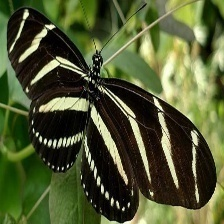
#> input picture dataset/test/Image_10.jpg, 224 x 224 px; its folder holds only this picture in this run
$ python image_classifier_nn.py
#> lines starting #> are read from the running program, lines starting #| are printed output that depends on the picture
import numpy as np
import os
import cv2
from sklearn.model_selection import train_test_split

# Activation functions
def relu(x):
    return np.maximum(0, x)

def relu_derivative(x):
    return (x > 0).astype(float)

def softmax(x):
    exp_x = np.exp(x - np.max(x, axis=1, keepdims=True))
    return exp_x / np.sum(exp_x, axis=1, keepdims=True)

# Convolutional Layer
class ConvLayer:
    # [61 lines left out: functions __init__, forward, backward, not called in this run]

# Fully Connected Layer
class FullyConnected:
    # [22 lines left out: functions __init__, forward, backward, not called in this run]

# Softmax Layer
class SoftmaxLayer:
    # [27 lines left out: functions __init__, forward, backward, not called in this run]

# Dataset Loader
def load_dataset(dataset_path, max_images=1000):
#> called with dataset_path = 'dataset', max_images = 1000
    images = []
    labels = []
    for label in sorted(os.listdir(dataset_path)):
        label_path = os.path.join(dataset_path, label)
        if os.path.isdir(label_path):
            for img_file in os.listdir(label_path):
                if len(images) >= max_images:
                    break
                img_path = os.path.join(label_path, img_file)
                if img_file == '.DS_Store':
                    continue
                img = cv2.imread(img_path, cv2.IMREAD_GRAYSCALE)
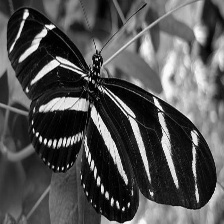
#> img: shape (224, 224); min 0, max 253, mean 82.4
                if img is None:
                    print(f"Warning: Unable to load image {img_path}. Skipping.")
                    continue
                img = cv2.resize(img, (28, 28))
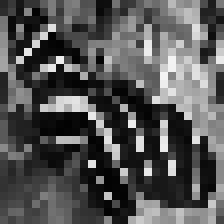
#> img: shape (28, 28) (shown 8 times larger); min 2, max 244, mean 83.9
                images.append(img / 255.0)
#> (the run stopped early here; a loop or call above may not have finished)

$ run again, on dataset/train/Image_11.jpg
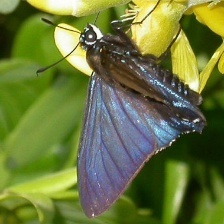
#> input picture dataset/train/Image_11.jpg, 224 x 224 px
#> in load_dataset, `img = cv2.imread(img_path, cv2.IMREAD_GRAYSCALE)`:
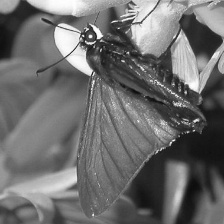
#> img: shape (224, 224); min 12, max 255, mean 108.8
#> in load_dataset, `img = cv2.resize(img, (28, 28))`:
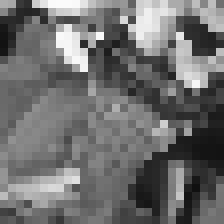
#> img: shape (28, 28) (shown 8 times larger); min 16, max 251, mean 110

$ run again, on dataset/test/Image_12.jpg
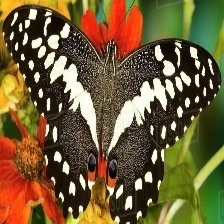
#> input picture dataset/test/Image_12.jpg, 224 x 224 px
#> in load_dataset, `img = cv2.imread(img_path, cv2.IMREAD_GRAYSCALE)`:
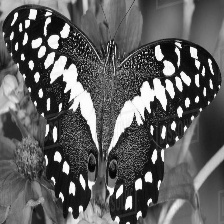
#> img: shape (224, 224); min 1, max 255, mean 94.6
#> in load_dataset, `img = cv2.resize(img, (28, 28))`:
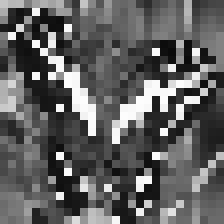
#> img: shape (28, 28) (shown 8 times larger); min 10, max 253, mean 96
